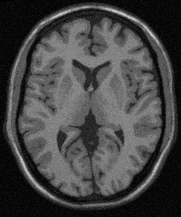
#> input picture Practica/Practica 2/archivos-practica2/ImagenA.pgm, 181 x 217 px
$ python ej_7_b.py ImagenA.pgm out.png
#> lines starting #> are read from the running program, lines starting #| are printed output that depends on the picture
import cv2
import sys
import numpy as np
import matplotlib.pyplot as plt
import os.path
import scienceplots
from scipy.signal import find_peaks

plt.style.use(['science', 'notebook', 'grid'])


def read_pgm_file(file_name):

#> called with file_name = 'ImagenA.pgm'
    data_dir = os.path.dirname(os.path.abspath(__file__))

    # Test if file exists
    file_path = os.path.join(data_dir, file_name)
    assert os.path.isfile(file_path), 'file \'{0}\' does not exist'.format(file_path)

    img = cv2.imread(file_name,flags=cv2.IMREAD_GRAYSCALE)
#> img is the input picture: shape (217, 181); min 0, max 219, mean 67.9

    if img is not None:
        print('img.size: ', img.size)
#| img.size:  39277
#| Size of image: (217, 181)
    else:
        print('imread({0}) -> None'.format(file_path))

    return img


def show_img_hist(im):
    vmin = np.amin(im)
    vmax = np.max(im)
    print("Intensity Min: {}   Max:{}".format(vmin,vmax))

    L = abs(int(vmax - vmin))
    print("Number of Levels: {}".format(L))

    fig =plt.figure(figsize=(8, 6))
    plt.grid()
    plt.axis('off')


    imgplot = plt.imshow(im,cmap='gray', vmin=vmin, vmax=vmax)
    fig.colorbar(imgplot, ax=plt.gca())

    plt.figure(figsize=(8, 6))
    hist, bin_edges = np.histogram(im.ravel(),bins=L)
    plt.bar(bin_edges[:-1], hist)


def FWHM(im):
    # Imagen original
    plt.figure()
    plt.axis('off')
    plt.imshow(im, cmap='gray')

    y_min = 120
    y_max = 180
    x_min = 190
    x_max = 250
    imout = im[y_min:y_max, x_min:x_max]   # selecciono la franja
#> imout = empty array
    s = 147

    #Franja seleccionada y linea para serializacion
    plt.figure()
    plt.axis('off')
    plt.imshow(imout, cmap='gray')
    plt.axhline(y=s - y_min, color='r', linestyle='--', alpha=0.8)

    plt.show()

    # show_img_hist(imout)

    # Por inspeccion, seleeciono la fila 148:
    # 6, 6, 6
    serializado = im[s,x_min:x_max]
#> serializado = empty array
    plt.figure()
    plt.plot(serializado)
    plt.show()
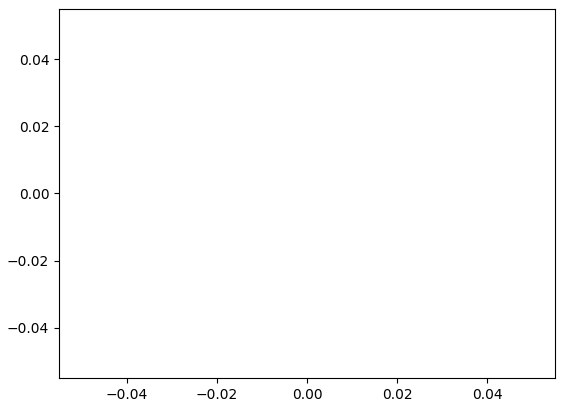
#> figure drawn by matplotlib, 1 panel

    # Busco el maximo
#> (the run stopped early here; a loop or call above may not have finished)

$ run again, on Practica/Practica 2/archivos-practica2/A0_ec.pgm
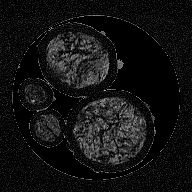
#> input picture Practica/Practica 2/archivos-practica2/A0_ec.pgm, 192 x 192 px
#> in read_pgm_file, img is the input picture: shape (192, 192); min 0, max 184, mean 18.7
#| img.size:  36864
#| Size of image: (192, 192)
#> imout = 60 pairs, first value 0 to 40, second value 0 to 40
#> in FWHM, `plt.show()`:
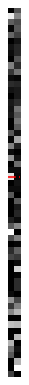
#> figure drawn by matplotlib, 1 panel
#> serializado = [36, 1]
#> in FWHM, `plt.show()`:
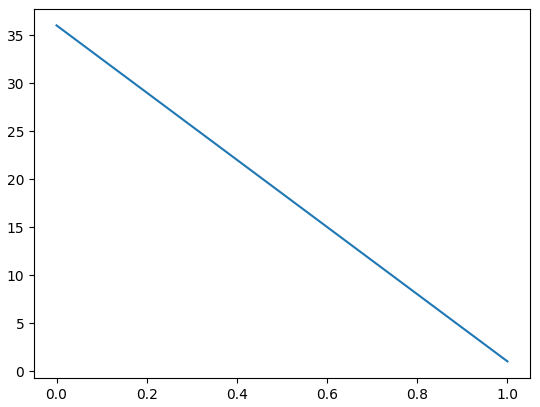
#> figure drawn by matplotlib, 1 panel
#> peak = empty array
#| Peak:  [] []

$ run again, on Practica/Practica 2/archivos-practica2/A0_ec_sub.pgm
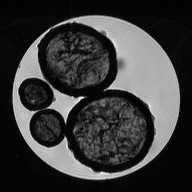
#> input picture Practica/Practica 2/archivos-practica2/A0_ec_sub.pgm, 192 x 192 px
#> in read_pgm_file, img is the input picture: shape (192, 192); min 1, max 255, mean 58.8
#| img.size:  36864
#| Size of image: (192, 192)
#> imout = 60 pairs, first value 2 to 6, second value 2 to 6
#> in FWHM, `plt.show()`:
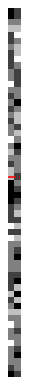
#> figure drawn by matplotlib, 1 panel
#> serializado = [5, 3]
#> in FWHM, `plt.show()`:
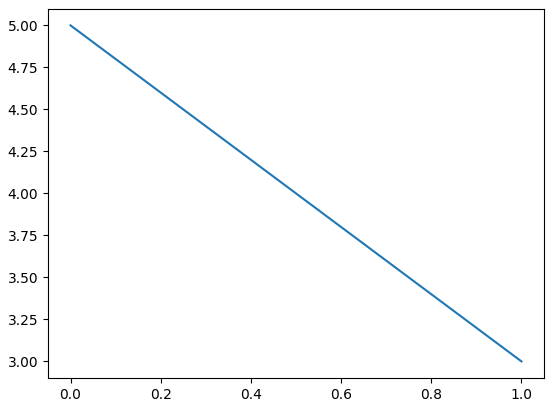
#> figure drawn by matplotlib, 1 panel
#> peak = empty array
#| Peak:  [] []
